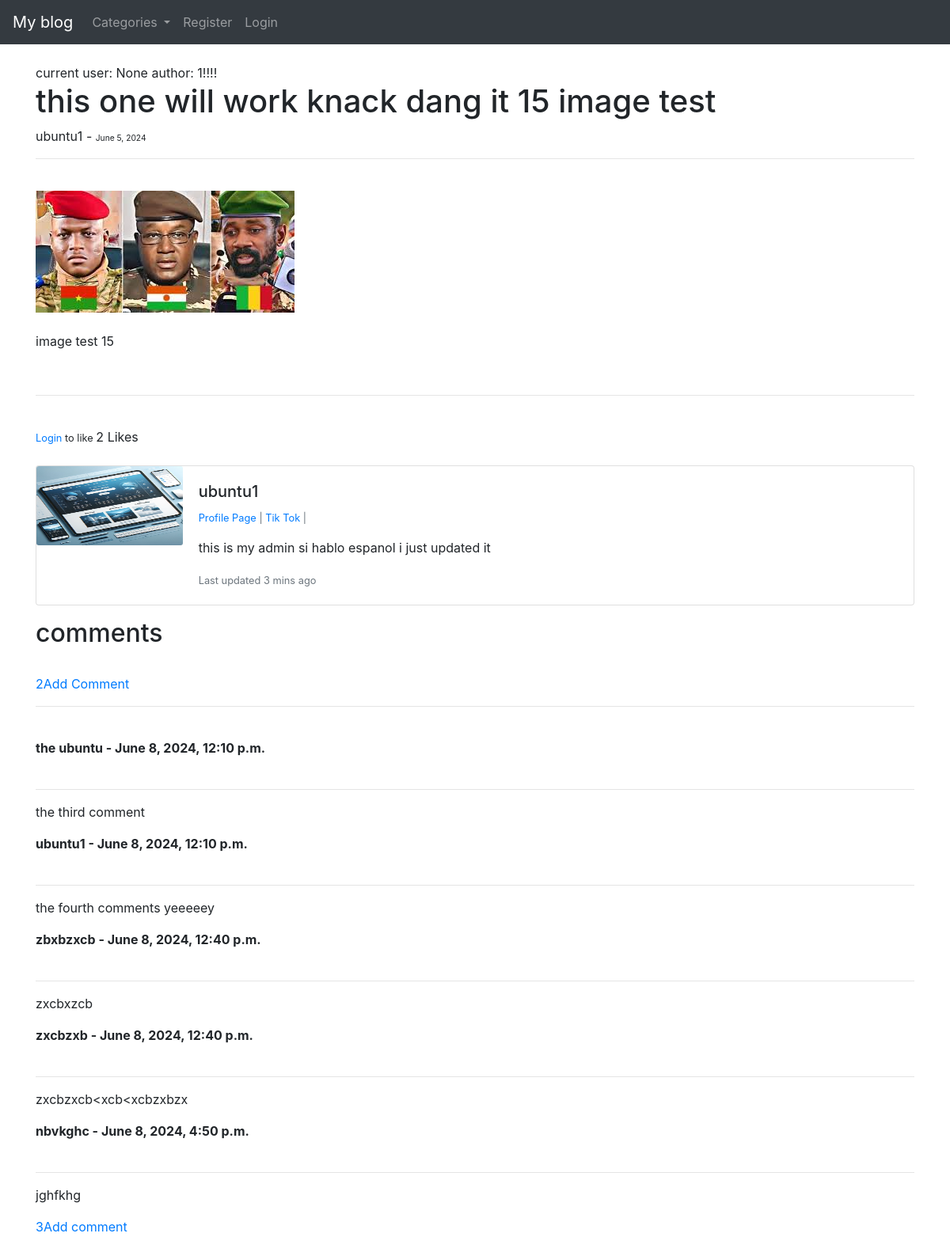
Screenshot of /article/32/ with the database file from the repository.
### test1/models.py (models this page shows, shortened)
class Post(models.Model):
    title = models.CharField(max_length=255)
    header_image = models.ImageField(null=True, blank=True, upload_to="images/")
    title_tag = models.CharField(max_length=255, default="My Blog")
    author = models.ForeignKey(User, on_delete= models.CASCADE, )
    body = RichTextField(blank=True, null=True)
    post_date = models.DateField(auto_now_add=True)
    category = models.CharField(max_length=255, default='write later')
    likes = models.ManyToManyField(User, related_name='blog_posts')
    snippet = models.CharField(max_length=255)
    def total_likes(self):
        return self.likes.count()

class Profile(models.Model):
    user = models.OneToOneField(User, null=True, on_delete=models.CASCADE)
    bio = models.TextField()
    profile_pic = models.ImageField(null=True, blank=True, upload_to="images/profile/")
    website_url = models.CharField(max_length=255, null=True, blank=True, )
    facebook_url = models.CharField(max_length=255, null=True, blank=True, )
    twitter_url = models.CharField(max_length=255, null=True, blank=True, )
    instagram_url = models.CharField(max_length=255, null=True, blank=True, )
    tiktok_url = models.CharField(max_length=255, null=True, blank=True, )
    pinterest_url = models.CharField(max_length=255, null=True, blank=True, )

class Comment(models.Model):
    post = models.ForeignKey(Post, related_name='comments', on_delete=models.CASCADE)
    name = models.CharField(max_length=255)
    body = models.TextField()
    date_added = models.DateTimeField(auto_now_add=True)

### test1/views.py (the view)
# urls.py: path('article/<int:pk>/', ArticleDetailView.as_view(), name='article_detail'),
class ArticleDetailView(DetailView):
    model = Post
    template_name = 'article_detail.html'
    def get_context_data(self, *args, **kwargs):
        cat_menu = Category.objects.all()
        context = super(ArticleDetailView, self).get_context_data(*args, **kwargs)
        context['cat_menu'] = cat_menu
        stuff = self.get_object()
        total_likes = stuff.total_likes()
        liked = False
        if stuff.likes.filter(id=self.request.user.id).exists():
            liked = True
        context['liked'] = liked
        context["total_likes"] = total_likes
        return context

### test1/models.py (called while the page is built)
    def __str__(self):
        return self.name

### test1/templates/article_detail.html (shortened to what this page needs)
{% extends 'base.html' %}
{% load static %}
{% block content %}
    current user: {{ user.id }}
    author: {{ post.author.id }}!!!!
    <h1> {{ post.title }} </h1>
    {{ post.author}} -
    <small><small>{{ post.post_date }}</small></small>
    <br/>
    <hr>
    <br>
    {% if post.header_image %}
    <img src="{{ post.header_image.url }}" alt="sahel region"> <br><br>
    {% endif %}
    {{ post.body|safe }}
    <br/>
    <hr>
    <br>
    <form action="{% url 'like_post' post.pk %}", method="POST">
        {% if user.is_authenticated %}
            {% if liked %}
                <button type="submit", name="post_id", value="{{ post.id }}", class="btn btn-danger btn-sm">unLike</button>
            {% else %}
                <button type="submit", name="post_id", value="{{ post.id }}", class="btn btn-primary btn-sm">Like</button>
            {% endif %}
        {% else %}
            <small><a href="{% url 'login' %}">Login</a> to like </small>
        {% endif %}
            {{ total_likes }} Likes
    </form>
    <br>
    <div class="card mb-3" >
        <div class="row no-gutters">
          <div class="col-md-2">
            {% if post.author.profile.profile_pic %}
                <img src="{{ post.author.profile.profile_pic.url }}" alt="none picture" width="100" height="100" class="card-img">
            {% else %}
            <img src="{% static 'test1/image/null_pic.png' %}" alt="none picture" width="100" height="100" class="card-img">
            {% endif %}
          </div>
          <div class="col-md-10">
            <div class="card-body">
              <h5 class="card-title">{{ post.author}}</h5>
                <p class="small text-muted">
                    <a href="{% url 'show_profile_page' post.author.profile.id %}">Profile Page</a> |
                    {% if post.author.profile.tiktok_url %}
                        <a href="{{ post.author.profile.tiktok_url }}">Tik Tok</a> |
                    {% endif %}
                </p>
              <p class="card-text">{{ post.author.profile.bio }} </p>
              <p class="card-text"><small class="text-muted">Last updated 3 mins ago</small></p>
            </div>
          </div>
        </div>
    </div>
    <h2>comments</h2>
{% if not post.comments.all %}
    No comments yet...
    <a href="{% url 'add_comment' post.pk %}">1add comment</a>
{% else %}
    <br>
    <a href="{% url 'add_comment' post.pk %}">2Add Comment</a> <hr><br>
    {% for comment in post.comments.all %}
        <strong>
            {{ comment.name }} -
            {{ comment.date_added }}
        </strong>
        <br><br><hr>
        {{ comment.body | linebreaks }}
    {% endfor %}
    <a href="{% url 'add_comment' post.pk %}">3Add comment</a>
{% endif %}
<br>
<br><br>
{% endblock %}

### test1/templates/base.html (shortened to what this page needs)
<!doctype html>
<html lang="en">
  <head>
    <link rel="stylesheet" href="https://cdn.jsdelivr.net/npm/bootstrap@4.4.1/dist/css/bootstrap.min.css">
  </head>
  <body>
    <nav class="navbar navbar-expand-lg navbar-dark bg-dark">
        <a class="navbar-brand" href="{% url 'home' %}">My blog</a>
        <div class="collapse navbar-collapse" id="navbarSupportedContent">
          <ul class="navbar-nav mr-auto">
            {% if cat_menu %}
            <li class="nav-item dropdown">
              <a class="nav-link dropdown-toggle" href="#" id="navbarDropdown" role="button" data-toggle="dropdown" aria-haspopup="true" aria-expanded="false">
                Categories
              </a>
            </li>
            {% else %}
              <li class="nav-item">
                <a class="nav-link" href="{% url 'category-list' %}">Categories</a>
              </li>
            {% endif %}
            {% if user.is_authenticated %}
              <li class="nav-item">
                <a class="nav-link" href="{% url 'add_post' %}">Add Post</a>
              </li>
              <li class="nav-item">
                <a class="nav-link" href="{% url 'add_category' %}">Add Category</a>
              </li>
            {% else %}
            <li class="nav-item">
              <a class="nav-link" href="{% url 'register' %}">Register</a>
            </li>
            <li class="nav-item">
              <a class="nav-link" href="{% url 'login' %}">Login</a>
            </li>
            {% endif %}
          </ul>
                </div>
      </nav>
    <br>
    <div class="container">
        {% block content %}
        {% endblock %}
    </div>
  </body>
</html>

### rows the page displays
Post: author.id "1", title "this one will work knack dang it 15 image test", author "ubuntu1", post_date "June 5, 2024", header_image (picture), body "image test 15", author.profile.profile_pic (picture), author.profile.bio "this is my admin si hablo espanol i just updated it"
Comment: name "the ubuntu", date_added "June 8, 2024, 12:10 p.m.", body "the third comment"
Comment: name "ubuntu1", date_added "June 8, 2024, 12:10 p.m.", body "the fourth comments yeeeeey"
Comment: name "zbxbzxcb", date_added "June 8, 2024, 12:40 p.m.", body "zxcbxzcb"
Comment: name "zxcbzxb", date_added "June 8, 2024, 12:40 p.m.", body "zxcbzxcb<xcb<xcbzxbzx"
Comment: name "nbvkghc", date_added "June 8, 2024, 4:50 p.m.", body "jghfkhg"

### other values shown
{{ user.id }} "None"
{{ total_likes }} "2"
